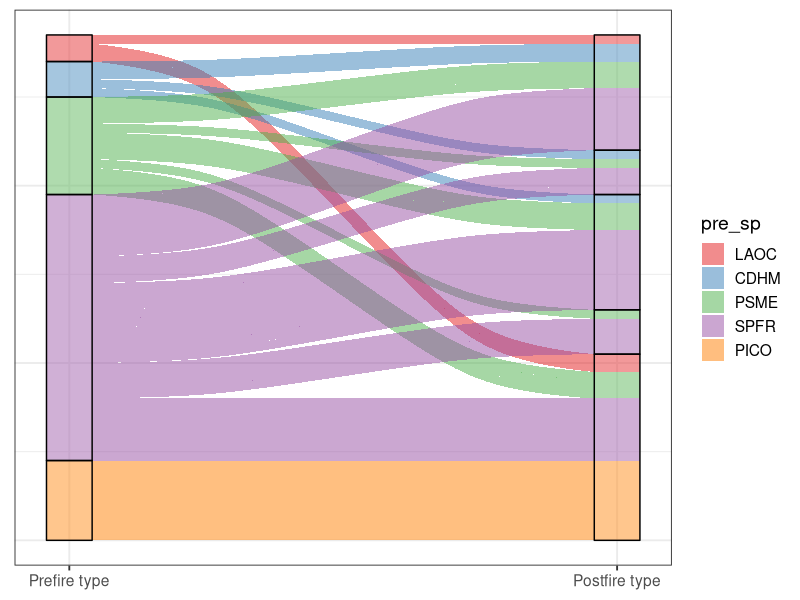

Write R code to recreate this figure. (Note: this script raises an error after producing the figure.)
library(tidyverse)


plot_df <- read_csv('data/glac_plot_data_2019.csv') 

postfire_df <- plot_df %>% 
  dplyr::select(starts_with('plot'), starts_with('seedlings'), phys.phys_elev, 
                -contains('header'), -contains('other'), -contains('end')) %>% 
  gather(key, value, -contains('length'), -starts_with('plot'), -starts_with('phys')) %>% 
  separate(key, into = c('del1','del2','del3','del4','transect','year','sp'), sep = "_") %>% 
  dplyr::select(-starts_with('del'), length_t1 = seedlings_t1.seedlings_t1_length, length_t2 = seedlings_t2.seedlings_t2_length) %>%
  mutate_at(vars(length_t1, length_t2), ~ ifelse(is.na(.), 28, .)) %>% 
  mutate(seedling_count = if_else(is.na(value), 0, value)) %>% 
  # Temporarily filter out the 6 (of 2093) trees we forgot to record the species of... 
  # Condense some species into groups
  mutate(sp = fct_collapse(sp, DECID = c('BEPA','ACGL','ACOC'), CDHM = c('TSHE','THPL'), SPFR = c('ABGR','PIEN','ABLA') )) %>% 
  mutate(length = length_t1 + length_t2) %>% 
  group_by(plot.name, phys.phys_elev, sp, length) %>%
  summarise(seedling_count = sum(seedling_count)) %>% 
  mutate(area_m2 = length * 2,
         seed_dens_ha = (seedling_count / area_m2) * 10000) %>% 
  ungroup() %>% 
  mutate(plot.name = fct_reorder(plot.name, phys.phys_elev))


prefire_df <- plot_df %>% 
  dplyr::select(starts_with('plot'), starts_with('prefire'), phys.phys_elev) %>% 
  gather(key, value, -prefire_n_quads, -starts_with('plot'), -starts_with('phys')) %>% 
  separate(key, into = c('del1','del2','del3','del4','quad','tree','variable','other'), sep = "_") %>% 
  dplyr::select(-del1, -del2, -del3, -del4, other, -starts_with('plot.plot_'), -starts_with('plot.utm_')) %>%
  filter(!is.na(value)) %>% 
  # Must merge 'other' species, which are stored as separate rows
  spread(., variable, value) %>%
  mutate_at(vars(tree,cones,dbh,serotinous), as.numeric) %>% 
  group_by(plot.name, phys.phys_elev, prefire_n_quads, quad, tree) %>% 
  summarise(sp = as.factor(sp[1]),
            cones = max(cones, na.rm = T),
            dbh = max(dbh, na.rm = T),
            serotinous = max(serotinous, na.rm = T)) %>% 
  # Just tidy artifacts of finding max of two NA's, enforce no serotiny w/o cones
  mutate(cones = ifelse(cones == -Inf, 0, 
                        ifelse(is.na(cones), 0, cones))) %>% 
  mutate(serotinous = ifelse(cones == 0, NA,
                             ifelse(cones == 1 & serotinous == -Inf, 0,
                                    ifelse(cones == -Inf, 0, serotinous)))) %>% 
  # Temporarily filter out the 6 (of 2093) trees we forgot to record the species of... 
  # Condense some species into groups
  mutate(sp = fct_collapse(sp, DECID = c('BEPA','ACGL','ACOC'), CDHM = c('TSHE','THPL'), SPFR = c('ABGR','PIEN','ABLA') )) %>% 
  filter(!is.na(sp)) %>% 
  # Calculate some metrics
  mutate(basal = (pi * dbh^2 / 40000)) %>% 
  group_by(plot.name, phys.phys_elev, sp) %>% 
  summarise(stems = n(),
            area_ha = (max(prefire_n_quads) * (0.07/4)),
            density = (stems/area_ha),
            serotiny = sum(serotinous, na.rm = T)/sum(cones),
            mean_dbh = mean(dbh),
            basal = sum(basal)) %>% 
  ungroup() %>% 
  mutate(plot.name = fct_reorder(plot.name, phys.phys_elev),
         elev_class = as.factor(round(phys.phys_elev/100))) %>% 
  group_by(plot.name) %>%
  #group_by(elev_class) %>%
  mutate(site_basal = sum(basal),
         site_stems = sum(stems),
         site_area = sum(area_ha),
         site_density = sum(density)) %>%
  group_by(plot.name, sp) %>%
  mutate(impval = (stems/site_stems) + (basal/site_basal)) 

# %>%
#   group_by(elev_class, sp) %>% 
#   mutate(impval = (stems/site_stems) + (basal/site_basal))


combined_df <- 
  full_join(prefire_df, postfire_df) %>% 
  filter(seed_dens_ha > 0) 

pre_dom <- prefire_df %>% 
  ungroup() %>% 
  select(plot.name, elev_class, sp, density, impval) %>% 
  group_by(plot.name) %>% 
  top_n(1, impval) %>% 
  rename(pre_sp = sp, pre_dens = density)

post_dom <- postfire_df %>% 
  select(plot.name, sp, seed_dens_ha) %>% 
  group_by(plot.name) %>% 
  top_n(1, seed_dens_ha) %>% 
  rename(post_sp = sp, post_dens = seed_dens_ha)

comb_dom <- full_join(pre_dom, post_dom) %>% 
  gather(time, species, pre_sp, post_sp) %>%
  mutate(time = factor(time, levels = c('pre_sp', 'post_sp'))) %>%
  arrange(plot.name)

library(ggalluvial)

dom_long <- full_join(pre_dom, post_dom)

ggplot(dom_long, 
       aes(axis1 = pre_sp, axis2 = post_sp)) +
  geom_alluvium(aes(fill = pre_sp), width = 1/12) +
  geom_stratum(width = 1/12, alpha = 0.1) +
  #geom_label(stat = "stratum", infer.label = TRUE) +
  scale_x_discrete(limits = c("Prefire type", "Postfire type"), expand = c(.05, .05)) +
  scale_fill_brewer(type = "Forest type", palette = "Set1") +
  theme_bw(base_size = 14) +
  theme(axis.text.y = element_blank(),
        axis.ticks.y = element_blank())


ggplot(comb_dom,
       aes(x = time, stratum = species, alluvium = plot.name,
           fill = species, label = species)) +
  scale_fill_brewer(type = "qual", palette = "Set2") +
  geom_flow() +
  geom_alluvium() +
  geom_stratum()



ggplot(combined_df, aes(x = density, y = log(seed_dens_ha))) +
  geom_point(aes(color = sp), size = 2) +
  geom_smooth(aes(color = sp), se = F, method = 'lm') +
  scale_color_brewer(palette = 'Dark2') +
  #coord_cartesian(ylim = c(0,150000)) +
  theme_bw(base_size = 12) 
  



